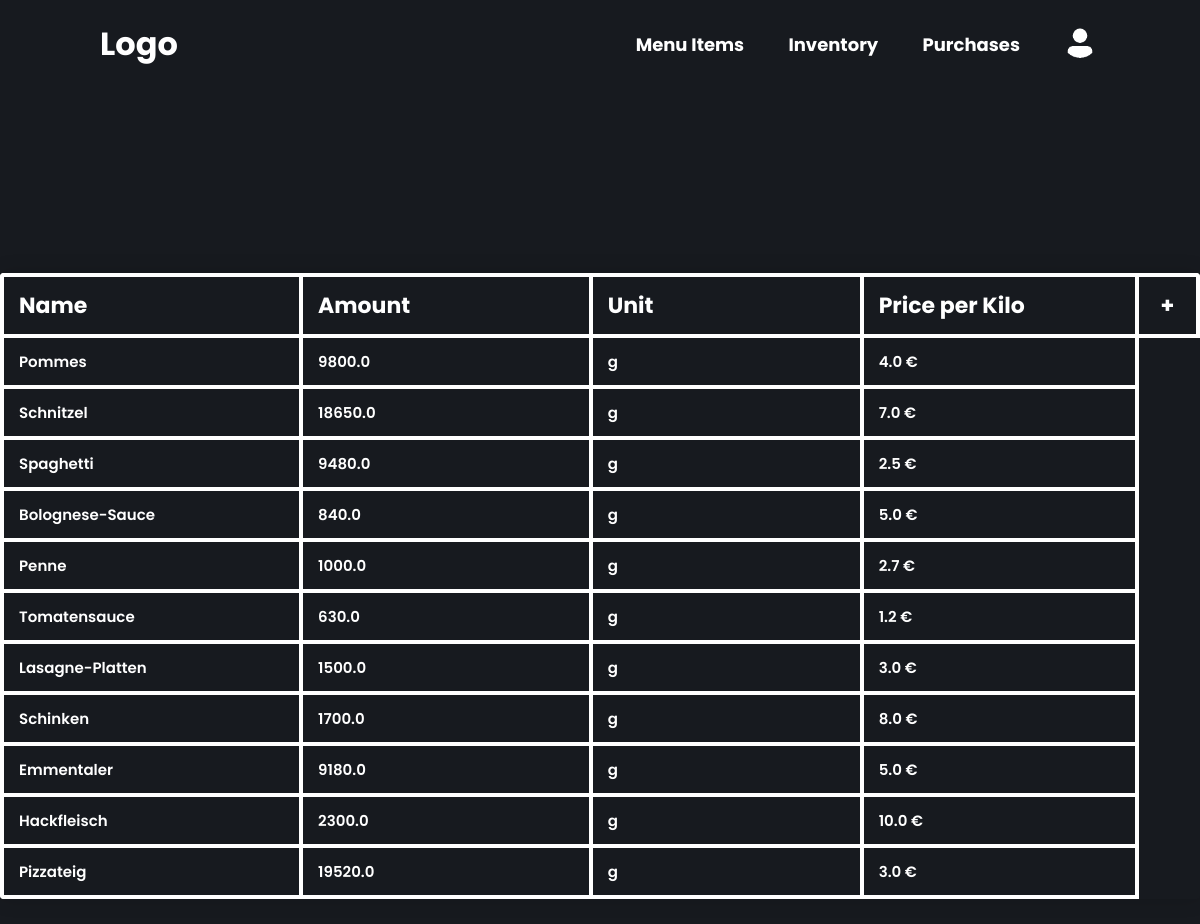
Screenshot of /inventory/ (signed in) with the database file from the repository.
### restaurant/models.py (models this page shows, shortened)
class Ingredient(models.Model):
    UNIT_CHOICES = [
        ("g", "Gramm")
    ]
    ingredient_name = models.CharField(max_length=100, blank=False)
    ingredient_amount = models.FloatField(default=0, blank=False)
    ingredient_unit = models.CharField(max_length=30, choices=UNIT_CHOICES)
    price_per_kilo = models.FloatField(default=0, null=True, blank=False)

### restaurant/views.py (the view)
# urls.py: path('inventory/', views.InventoryList.as_view(), name='inventory'),
class InventoryList(LoginRequiredMixin, TemplateView):
    template_name = "inventory_table.html"
    def get_context_data(self, **kwargs: Any) -> dict[str, Any]:
        context = super().get_context_data(**kwargs)
        inventory_items = Ingredient.objects.all()
        context["data"] = inventory_items
        context["columns"] = ["Name", "Amount", "Unit", "Price per Kilo"]
        return context

### templates/inventory_table.html (shortened to what this page needs)
{% extends 'base.html' %}
{% load static %}
{% block content %}
<div class="table--wrapper">
    <div class="table--container">
        <table class="content-table">
            <thead>
                <tr>
                    {% for column_name in columns %}
                    <th>{{ column_name }}</th>
                    {% endfor %}
                    <th class="table--add--button" data-href="{% url 'ingredient_create' %}">+</th>
                </tr>
            </thead>
            <tbody>
                {% for ingredient in data %}
                <tr class="clickable-row" data-href="{% url 'ingredient_update' ingredient.id %}">
                    <td>{{ ingredient.ingredient_name }}</td>
                    <td>{{ ingredient.ingredient_amount }}</td>
                    <td>{{ ingredient.ingredient_unit }}</td>
                    <td>{{ ingredient.price_per_kilo }} €</td>
                </tr>
                {% empty %}
                <h1>No Menu Items Yet</h1>
                {% endfor %}
            </tbody>
        </table>
    </div>
</div>
{% endblock %}

### static/restaurant/styles.css (style rules this page uses)
* { margin: 0; padding: 0; box-sizing: border-box; font-family: "Poppins", sans-serif; }
body { min-height: 100vh; background-color: #171a1f; }
.table--wrapper { display: flex; position: relative; justify-content: center; }
.table--container { display: flex; justify-content: center; align-items: center; text-align: left; flex-direction: column; top: 20vh; position: relative; height: fit-content; max-width: max-content; }
.content-table { border-collapse: collapse; border-radius: 4px 4px 4px 4px; margin: 25px 0; font-size: 0.9em; min-width: 400px; overflow: hidden; box-shadow: 0 0 20px rgba(0,0,0,0.15); }
.content-table thead tr { background-color: #171a1f; color: white; text-align: left; font-weight: bold; font-size: 22px; cursor: default; }
.content-table th, .content-table td { padding: 12px 15px; border: 4px solid white; width: 400px; }
.content-table th.table--add--button { width: 70px; text-align: center; cursor: pointer; }
.content-table td { font-weight: 600; color: white; }
.content-table tbody tr { background-color: #171a1f; font-size: 15px; }

### rows the page displays
Ingredient: ingredient_name "Pommes", ingredient_amount "9800.0", ingredient_unit "g", price_per_kilo "4.0"
Ingredient: ingredient_name "Schnitzel", ingredient_amount "18650.0", ingredient_unit "g", price_per_kilo "7.0"
Ingredient: ingredient_name "Spaghetti", ingredient_amount "9480.0", ingredient_unit "g", price_per_kilo "2.5"
Ingredient: ingredient_name "Bolognese-Sauce", ingredient_amount "840.0", ingredient_unit "g", price_per_kilo "5.0"
Ingredient: ingredient_name "Penne", ingredient_amount "1000.0", ingredient_unit "g", price_per_kilo "2.7"
Ingredient: ingredient_name "Tomatensauce", ingredient_amount "630.0", ingredient_unit "g", price_per_kilo "1.2"
Ingredient: ingredient_name "Lasagne-Platten", ingredient_amount "1500.0", ingredient_unit "g", price_per_kilo "3.0"
Ingredient: ingredient_name "Schinken", ingredient_amount "1700.0", ingredient_unit "g", price_per_kilo "8.0"
Ingredient: ingredient_name "Emmentaler", ingredient_amount "9180.0", ingredient_unit "g", price_per_kilo "5.0"
Ingredient: ingredient_name "Hackfleisch", ingredient_amount "2300.0", ingredient_unit "g", price_per_kilo "10.0"
Ingredient: ingredient_name "Pizzateig", ingredient_amount "19520.0", ingredient_unit "g", price_per_kilo "3.0"

### other values shown
{{ column_name }} "Name" "Amount" "Unit" "Price per Kilo"
